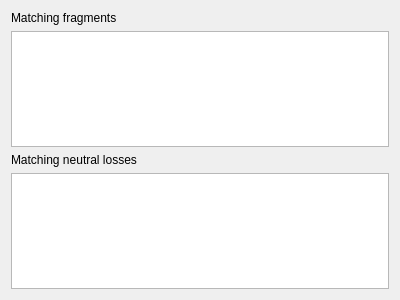
<?xml version="1.0" encoding="UTF-8"?>
<ui version="4.0">
 <class>Form</class>
 <widget class="QWidget" name="Form">
  <property name="geometry">
   <rect>
    <x>0</x>
    <y>0</y>
    <width>400</width>
    <height>300</height>
   </rect>
  </property>
  <property name="windowTitle">
   <string>Form</string>
  </property>
  <layout class="QVBoxLayout" name="verticalLayout">
   <item>
    <widget class="QLabel" name="label">
     <property name="text">
      <string>Matching fragments</string>
     </property>
    </widget>
   </item>
   <item>
    <widget class="QTableWidget" name="twFragments">
     <property name="alternatingRowColors">
      <bool>true</bool>
     </property>
     <property name="selectionBehavior">
      <enum>QAbstractItemView::SelectRows</enum>
     </property>
     <property name="sortingEnabled">
      <bool>true</bool>
     </property>
     <property name="columnCount">
      <number>3</number>
     </property>
     <attribute name="horizontalHeaderVisible">
      <bool>false</bool>
     </attribute>
     <attribute name="verticalHeaderVisible">
      <bool>false</bool>
     </attribute>
     <column/>
     <column/>
     <column/>
    </widget>
   </item>
   <item>
    <widget class="QLabel" name="label_2">
     <property name="text">
      <string>Matching neutral losses</string>
     </property>
    </widget>
   </item>
   <item>
    <widget class="QTableWidget" name="twNeutralLosses">
     <property name="alternatingRowColors">
      <bool>true</bool>
     </property>
     <property name="selectionBehavior">
      <enum>QAbstractItemView::SelectRows</enum>
     </property>
     <property name="sortingEnabled">
      <bool>true</bool>
     </property>
     <property name="columnCount">
      <number>3</number>
     </property>
     <attribute name="horizontalHeaderVisible">
      <bool>false</bool>
     </attribute>
     <attribute name="verticalHeaderVisible">
      <bool>false</bool>
     </attribute>
     <column/>
     <column/>
     <column/>
    </widget>
   </item>
  </layout>
 </widget>
 <resources/>
 <connections/>
</ui>
